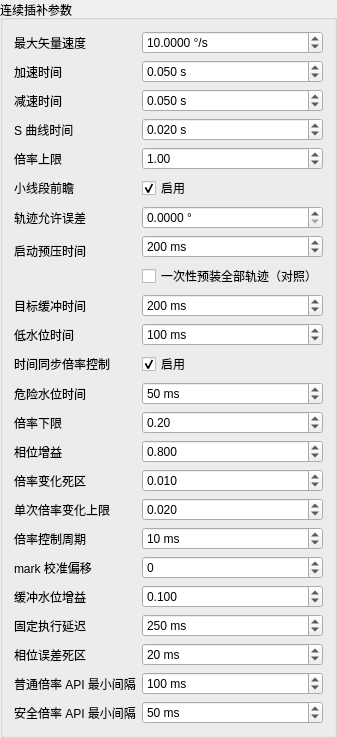
                <widget class="QGroupBox" name="contiGroup">
                 <property name="title">
                  <string>连续插补参数</string>
                 </property>
                 <layout class="QFormLayout" name="contiForm">
                  <item row="0" column="0">
                   <widget class="QLabel" name="maxVelocityLabel">
                    <property name="text">
                     <string>最大矢量速度</string>
                    </property>
                   </widget>
                  </item>
                  <item row="0" column="1">
                   <widget class="QDoubleSpinBox" name="maxVelocitySpin">
                    <property name="suffix">
                     <string> °/s</string>
                    </property>
                    <property name="decimals">
                     <number>4</number>
                    </property>
                    <property name="minimum">
                     <double>0.000100000000000</double>
                    </property>
                    <property name="maximum">
                     <double>100000000.000000000000000</double>
                    </property>
                    <property name="value">
                     <double>10.000000000000000</double>
                    </property>
                   </widget>
                  </item>
                  <item row="1" column="0">
                   <widget class="QLabel" name="accelerationLabel">
                    <property name="text">
                     <string>加速时间</string>
                    </property>
                   </widget>
                  </item>
                  <item row="1" column="1">
                   <widget class="QDoubleSpinBox" name="accelerationSpin">
                    <property name="suffix">
                     <string> s</string>
                    </property>
                    <property name="decimals">
                     <number>3</number>
                    </property>
                    <property name="minimum">
                     <double>0.001000000000000</double>
                    </property>
                    <property name="maximum">
                     <double>60.000000000000000</double>
                    </property>
                    <property name="value">
                     <double>0.050000000000000</double>
                    </property>
                   </widget>
                  </item>
                  <item row="2" column="0">
                   <widget class="QLabel" name="decelerationLabel">
                    <property name="text">
                     <string>减速时间</string>
                    </property>
                   </widget>
                  </item>
                  <item row="2" column="1">
                   <widget class="QDoubleSpinBox" name="decelerationSpin">
                    <property name="suffix">
                     <string> s</string>
                    </property>
                    <property name="decimals">
                     <number>3</number>
                    </property>
                    <property name="minimum">
                     <double>0.001000000000000</double>
                    </property>
                    <property name="maximum">
                     <double>60.000000000000000</double>
                    </property>
                    <property name="value">
                     <double>0.050000000000000</double>
                    </property>
                   </widget>
                  </item>
                  <item row="3" column="0">
                   <widget class="QLabel" name="sCurveLabel">
                    <property name="text">
                     <string>S 曲线时间</string>
                    </property>
                   </widget>
                  </item>
                  <item row="3" column="1">
                   <widget class="QDoubleSpinBox" name="sCurveSpin">
                    <property name="suffix">
                     <string> s</string>
                    </property>
                    <property name="decimals">
                     <number>3</number>
                    </property>
                    <property name="minimum">
                     <double>0.000000000000000</double>
                    </property>
                    <property name="maximum">
                     <double>60.000000000000000</double>
                    </property>
                    <property name="value">
                     <double>0.020000000000000</double>
                    </property>
                   </widget>
                  </item>
                  <item row="4" column="0">
                   <widget class="QLabel" name="speedRatioLabel">
                    <property name="text">
                     <string>倍率上限</string>
                    </property>
                   </widget>
                  </item>
                  <item row="4" column="1">
                   <widget class="QDoubleSpinBox" name="speedRatioSpin">
                    <property name="decimals">
                     <number>2</number>
                    </property>
                    <property name="minimum">
                     <double>0.200000000000000</double>
                    </property>
                    <property name="maximum">
                     <double>2.000000000000000</double>
                    </property>
                    <property name="singleStep">
                     <double>0.050000000000000</double>
                    </property>
                    <property name="value">
                     <double>1.000000000000000</double>
                    </property>
                   </widget>
                  </item>
                  <item row="5" column="0">
                   <widget class="QLabel" name="lookaheadLabel">
                    <property name="text">
                     <string>小线段前瞻</string>
                    </property>
                   </widget>
                  </item>
                  <item row="5" column="1">
                   <widget class="QCheckBox" name="lookaheadCheck">
                    <property name="text">
                     <string>启用</string>
                    </property>
                    <property name="checked">
                     <bool>true</bool>
                    </property>
                   </widget>
                  </item>
                  <item row="6" column="0">
                   <widget class="QLabel" name="pathErrorLabel">
                    <property name="text">
                     <string>轨迹允许误差</string>
                    </property>
                   </widget>
                  </item>
                  <item row="6" column="1">
                   <widget class="QDoubleSpinBox" name="pathErrorSpin">
                    <property name="suffix">
                     <string> °</string>
                    </property>
                    <property name="decimals">
                     <number>4</number>
                    </property>
                    <property name="maximum">
                     <double>1000000.000000000000000</double>
                    </property>
                   </widget>
                  </item>
                  <item row="7" column="0">
                   <widget class="QLabel" name="preloadSegmentsLabel">
                    <property name="text">
                     <string>启动预压时间</string>
                    </property>
                   </widget>
                  </item>
                  <item row="7" column="1">
                   <widget class="QWidget" name="preloadModeContainer" native="true">
                    <layout class="QVBoxLayout" name="preloadModeLayout">
                     <property name="leftMargin">
                      <number>0</number>
                     </property>
                     <property name="topMargin">
                      <number>0</number>
                     </property>
                     <property name="rightMargin">
                      <number>0</number>
                     </property>
                     <property name="bottomMargin">
                      <number>0</number>
                     </property>
                     <item>
                      <widget class="QSpinBox" name="preloadSegmentsSpin">
                       <property name="suffix">
                        <string> ms</string>
                       </property>
                       <property name="minimum">
                        <number>10</number>
                       </property>
                       <property name="maximum">
                        <number>5000</number>
                       </property>
                       <property name="value">
                        <number>200</number>
                       </property>
                      </widget>
                     </item>
                     <item>
                      <widget class="QCheckBox" name="preloadAllTrajectoryCheck">
                       <property name="toolTip">
                        <string>启动前将全部有效轨迹段压入控制卡。仅适用于未超过卡侧可用段容量的短轨迹；运行中不再产点或补段。</string>
                       </property>
                       <property name="text">
                        <string>一次性预装全部轨迹（对照）</string>
                       </property>
                      </widget>
                     </item>
                    </layout>
                   </widget>
                  </item>
                  <item row="8" column="0">
                   <widget class="QLabel" name="targetBufferLabel">
                    <property name="text">
                     <string>目标缓冲时间</string>
                    </property>
                   </widget>
                  </item>
                  <item row="8" column="1">
                   <widget class="QSpinBox" name="targetBufferSpin">
                    <property name="suffix">
                     <string> ms</string>
                    </property>
                    <property name="minimum">
                     <number>10</number>
                    </property>
                    <property name="maximum">
                     <number>5000</number>
                    </property>
                    <property name="value">
                     <number>200</number>
                    </property>
                   </widget>
                  </item>
                  <item row="9" column="0">
                   <widget class="QLabel" name="lowBufferLabel">
                    <property name="text">
                     <string>低水位时间</string>
                    </property>
                   </widget>
                  </item>
                  <item row="9" column="1">
                   <widget class="QSpinBox" name="lowBufferSpin">
                    <property name="suffix">
                     <string> ms</string>
                    </property>
                    <property name="minimum">
                     <number>1</number>
                    </property>
                    <property name="maximum">
                     <number>999</number>
                    </property>
                    <property name="value">
                     <number>100</number>
                    </property>
                   </widget>
                  </item>
                  <item row="10" column="0">
                   <widget class="QLabel" name="timeSyncEnableLabel">
                    <property name="text">
                     <string>时间同步倍率控制</string>
                    </property>
                   </widget>
                  </item>
                  <item row="10" column="1">
                   <widget class="QCheckBox" name="timeSyncEnableCheck">
                    <property name="text">
                     <string>启用</string>
                    </property>
                    <property name="checked">
                     <bool>true</bool>
                    </property>
                   </widget>
                  </item>
                  <item row="11" column="0">
                   <widget class="QLabel" name="criticalBufferLabel">
                    <property name="text">
                     <string>危险水位时间</string>
                    </property>
                   </widget>
                  </item>
                  <item row="11" column="1">
                   <widget class="QSpinBox" name="criticalBufferSpin">
                    <property name="suffix">
                     <string> ms</string>
                    </property>
                    <property name="minimum">
                     <number>1</number>
                    </property>
                    <property name="maximum">
                     <number>4999</number>
                    </property>
                    <property name="value">
                     <number>50</number>
                    </property>
                   </widget>
                  </item>
                  <item row="12" column="0">
                   <widget class="QLabel" name="ratioMinLabel">
                    <property name="text">
                     <string>倍率下限</string>
                    </property>
                   </widget>
                  </item>
                  <item row="12" column="1">
                   <widget class="QDoubleSpinBox" name="ratioMinSpin">
                    <property name="decimals">
                     <number>2</number>
                    </property>
                    <property name="minimum">
                     <double>0.010000000000000</double>
                    </property>
                    <property name="maximum">
                     <double>1.000000000000000</double>
                    </property>
                    <property name="value">
                     <double>0.200000000000000</double>
                    </property>
                   </widget>
                  </item>
                  <item row="13" column="0">
                   <widget class="QLabel" name="phaseGainLabel">
                    <property name="text">
                     <string>相位增益</string>
                    </property>
                   </widget>
                  </item>
                  <item row="13" column="1">
                   <widget class="QDoubleSpinBox" name="phaseGainSpin">
                    <property name="decimals">
                     <number>3</number>
                    </property>
                    <property name="maximum">
                     <double>10.000000000000000</double>
                    </property>
                    <property name="singleStep">
                     <double>0.100000000000000</double>
                    </property>
                    <property name="value">
                     <double>0.800000000000000</double>
                    </property>
                   </widget>
                  </item>
                  <item row="14" column="0">
                   <widget class="QLabel" name="ratioDeadbandLabel">
                    <property name="text">
                     <string>倍率变化死区</string>
                    </property>
                   </widget>
                  </item>
                  <item row="14" column="1">
                   <widget class="QDoubleSpinBox" name="ratioDeadbandSpin">
                    <property name="decimals">
                     <number>3</number>
                    </property>
                    <property name="maximum">
                     <double>1.000000000000000</double>
                    </property>
                    <property name="singleStep">
                     <double>0.005000000000000</double>
                    </property>
                    <property name="value">
                     <double>0.010000000000000</double>
                    </property>
                   </widget>
                  </item>
                  <item row="15" column="0">
                   <widget class="QLabel" name="ratioStepLabel">
                    <property name="text">
                     <string>单次倍率变化上限</string>
                    </property>
                   </widget>
                  </item>
                  <item row="15" column="1">
                   <widget class="QDoubleSpinBox" name="ratioStepSpin">
                    <property name="decimals">
                     <number>3</number>
                    </property>
                    <property name="minimum">
                     <double>0.001000000000000</double>
                    </property>
                    <property name="maximum">
                     <double>1.000000000000000</double>
                    </property>
                    <property name="value">
                     <double>0.020000000000000</double>
                    </property>
                   </widget>
                  </item>
                  <item row="16" column="0">
                   <widget class="QLabel" name="ratioPeriodLabel">
                    <property name="text">
                     <string>倍率控制周期</string>
                    </property>
                   </widget>
                  </item>
                  <item row="16" column="1">
                   <widget class="QSpinBox" name="ratioPeriodSpin">
                    <property name="suffix">
                     <string> ms</string>
                    </property>
                    <property name="minimum">
                     <number>5</number>
                    </property>
                    <property name="maximum">
                     <number>1000</number>
                    </property>
                    <property name="value">
                     <number>10</number>
                    </property>
                   </widget>
                  </item>
                  <item row="17" column="0">
                   <widget class="QLabel" name="markOffsetLabel">
                    <property name="text">
                     <string>mark 校准偏移</string>
                    </property>
                   </widget>
                  </item>
                  <item row="17" column="1">
                   <widget class="QSpinBox" name="markOffsetSpin">
                    <property name="minimum">
                     <number>-20</number>
                    </property>
                    <property name="maximum">
                     <number>20</number>
                    </property>
                   </widget>
                  </item>
                  <item row="18" column="0">
                   <widget class="QLabel" name="bufferGainLabel">
                    <property name="text">
                     <string>缓冲水位增益</string>
                    </property>
                   </widget>
                  </item>
                  <item row="18" column="1">
                   <widget class="QDoubleSpinBox" name="bufferGainSpin">
                    <property name="decimals">
                     <number>3</number>
                    </property>
                    <property name="maximum">
                     <double>2.000000000000000</double>
                    </property>
                    <property name="singleStep">
                     <double>0.010000000000000</double>
                    </property>
                    <property name="value">
                     <double>0.100000000000000</double>
                    </property>
                   </widget>
                  </item>
                  <item row="19" column="0">
                   <widget class="QLabel" name="executionDelayLabel">
                    <property name="text">
                     <string>固定执行延迟</string>
                    </property>
                   </widget>
                  </item>
                  <item row="19" column="1">
                   <widget class="QSpinBox" name="executionDelaySpin">
                    <property name="suffix">
                     <string> ms</string>
                    </property>
                    <property name="minimum">
                     <number>10</number>
                    </property>
                    <property name="maximum">
                     <number>5000</number>
                    </property>
                    <property name="value">
                     <number>250</number>
                    </property>
                   </widget>
                  </item>
                  <item row="20" column="0">
                   <widget class="QLabel" name="phaseDeadbandLabel">
                    <property name="text">
                     <string>相位误差死区</string>
                    </property>
                   </widget>
                  </item>
                  <item row="20" column="1">
                   <widget class="QSpinBox" name="phaseDeadbandSpin">
                    <property name="suffix">
                     <string> ms</string>
                    </property>
                    <property name="maximum">
                     <number>1000</number>
                    </property>
                    <property name="value">
                     <number>20</number>
                    </property>
                   </widget>
                  </item>
                  <item row="21" column="0">
                   <widget class="QLabel" name="ratioApiIntervalLabel">
                    <property name="text">
                     <string>普通倍率 API 最小间隔</string>
                    </property>
                   </widget>
                  </item>
                  <item row="21" column="1">
                   <widget class="QSpinBox" name="ratioApiIntervalSpin">
                    <property name="suffix">
                     <string> ms</string>
                    </property>
                    <property name="minimum">
                     <number>10</number>
                    </property>
                    <property name="maximum">
                     <number>5000</number>
                    </property>
                    <property name="value">
                     <number>100</number>
                    </property>
                   </widget>
                  </item>
                  <item row="22" column="0">
                   <widget class="QLabel" name="ratioSafetyApiIntervalLabel">
                    <property name="text">
                     <string>安全倍率 API 最小间隔</string>
                    </property>
                   </widget>
                  </item>
                  <item row="22" column="1">
                   <widget class="QSpinBox" name="ratioSafetyApiIntervalSpin">
                    <property name="suffix">
                     <string> ms</string>
                    </property>
                    <property name="minimum">
                     <number>10</number>
                    </property>
                    <property name="maximum">
                     <number>5000</number>
                    </property>
                    <property name="value">
                     <number>50</number>
                    </property>
                   </widget>
                  </item>
                 </layout>
                </widget>
